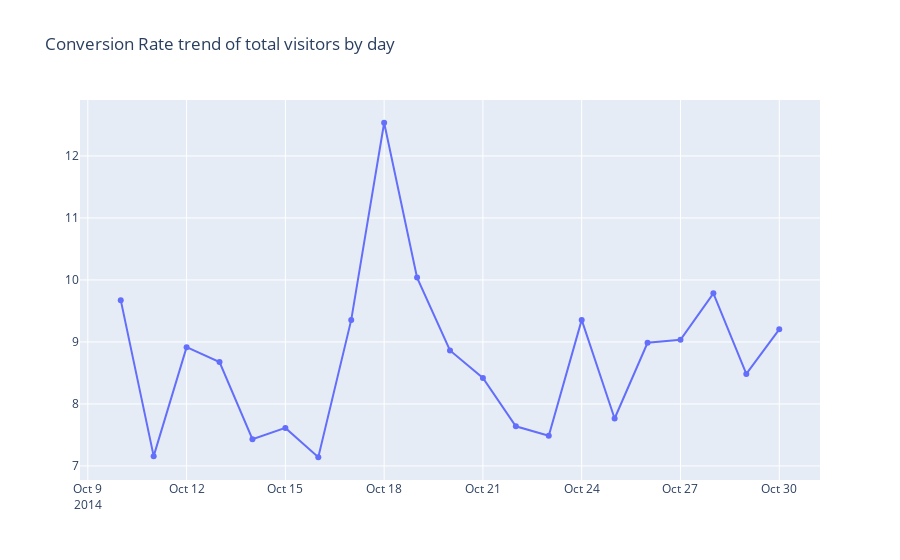

The cell this chart's notebook holds for it:
### Code cell
# Create traces
fig = go.Figure()
fig.add_trace(go.Scatter(x=df_total_daily_pur['Date'], y=df_total_daily_pur['Conversion_Rate'],
                    mode='lines+markers',
                    name='Daily Conversion Rate'))


fig.update_layout(
        title = 'Conversion Rate trend of total visitors by day'
)
fig

### Figure 1 — Plotly figure (JSON) as saved in the notebook; plotly's stock layout.template omitted (floating-point values rounded to 4 significant figures)
{"data": [{"mode": "lines+markers", "name": "Daily Conversion Rate", "type": "scatter", "x": ["2014-10-10", "2014-10-11", "2014-10-12", "2014-10-13", "2014-10-14", "2014-10-15", "2014-10-16", "2014-10-17", "2014-10-18", "2014-10-19", "2014-10-20", "2014-10-21", "2014-10-22", "2014-10-23", "2014-10-24", "2014-10-25", "2014-10-26", "2014-10-27", "2014-10-28", "2014-10-29", "2014-10-30"], "y": [9.674, 7.158, 8.915, 8.676, 7.431, 7.614, 7.14, 9.356, 12.54, 10.04, 8.864, 8.418, 7.64, 7.487, 9.356, 7.765, 8.987, 9.035, 9.784, 8.484, 9.203]}], "layout": {"title": {"text": "Conversion Rate trend of total visitors by day"}}}
